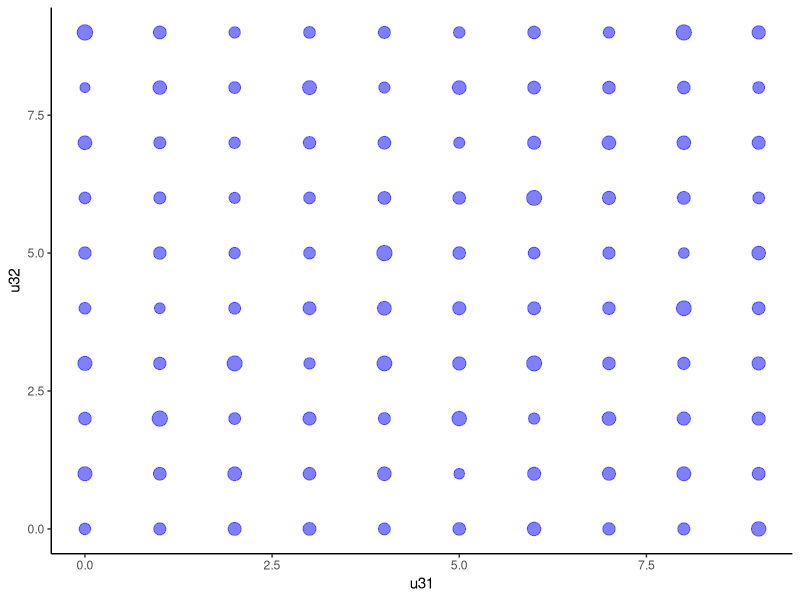

Here is the R script that generated this plot:
#https://stats.stackexchange.com/questions/257681/test-for-uniformity-in-r
library(data.table)
library(dplyr)
library(ggplot2)

msize<-10
n<-10000
zerodiag<-FALSE

two_columns<-data.table('u31'=rep(-1,n),'u32'=rep(-1,n))


for (i in 1:n) {
  matr<-matrix(runif(msize**2),nrow=msize)
  matr<-matr+t(matr)
  if(zerodiag) {diag(matr)<-0} 
  else {diag(matr)<-runif(msize)+runif(msize)}
  #we regenerate diag to be from the same distrib
  #everything is now sum of two runif,
  #and  the diag before we regenetate it is is from 2*runif 
  two_columns[i,1]<-msize-rank(matr[,1])[3]
  two_columns[i,2]<-msize-rank(matr[,2])[3]
}


#toplot<-two_columns[, .(count=.N), by=.(u31, u32)]
two_columns<-two_columns %>% count (u31,u32,name="counter")
scale<-median(two_columns$counter)/4
#plot(two_columns,cex=.5)
dots <- ggplot(two_columns,aes(x=u31,y=u32)) + 
  geom_point(size=two_columns$counter/scale,alpha=0.5,col="blue") + 
  theme_classic()

pdf("symmetric.pdf")
plot(dots)
dev.off()

tst<-cor.test(two_columns[[1]],two_columns[[2]],method="kendall")
print(tst)


tst<-chisq.test(two_columns$counter)
print(tst)